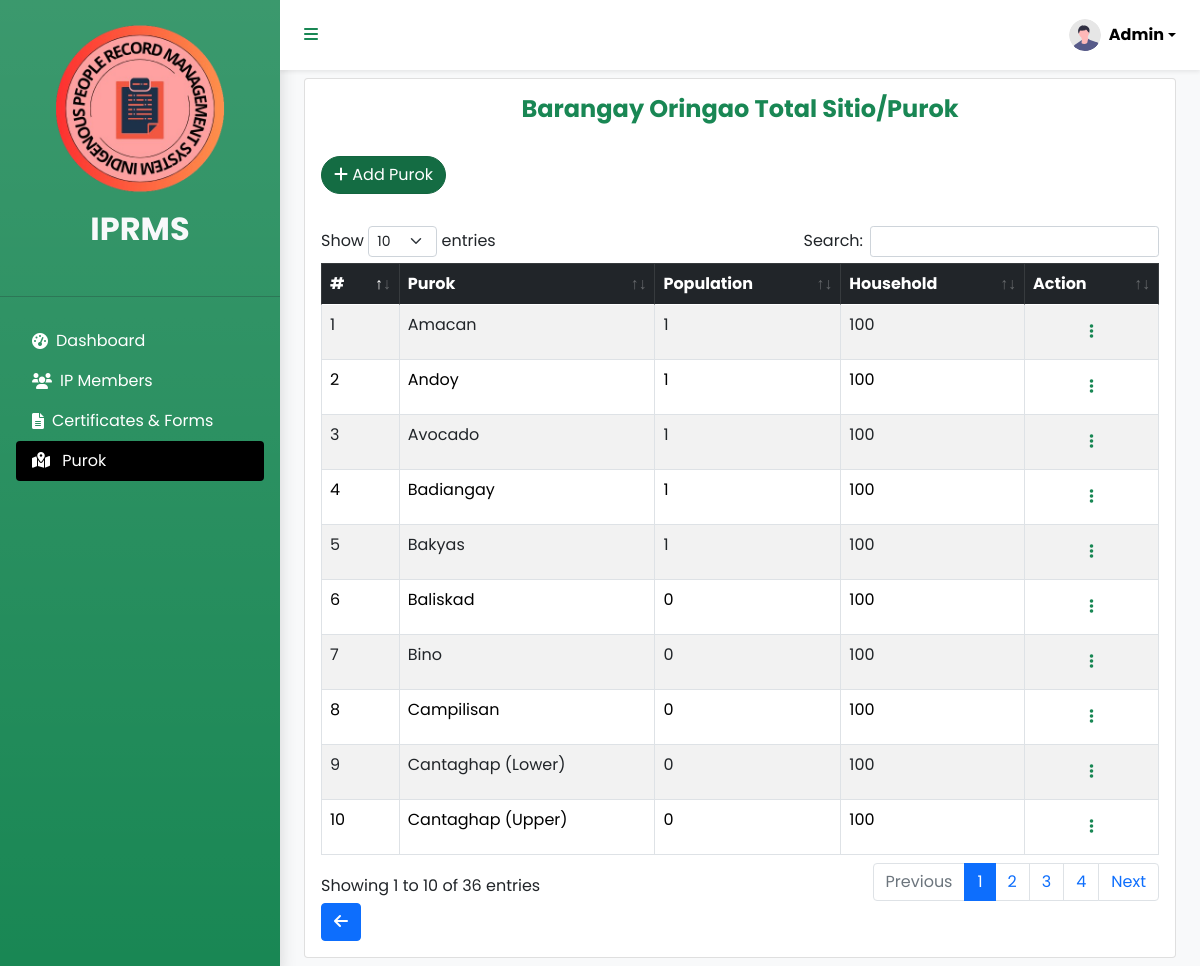
Page /purok.php (signed in) on the committed database.
### tables this page shows
CREATE TABLE `users` (
  `u_id` int(11) NOT NULL,
  `u_fname` varchar(255) NOT NULL,
  `u_lname` varchar(255) NOT NULL,
  `u_email` varchar(255) NOT NULL,
  `u_pass` varchar(255) NOT NULL
);

CREATE TABLE `purok` (
  `id` int(11) NOT NULL,
  `user_id` int(11) NOT NULL,
  `purok` varchar(255) NOT NULL,
  `household` varchar(255) NOT NULL
);

### purok.php (the view, shortened to what this page needs)
<!DOCTYPE html>
<html lang="en">
<head>
    <link rel="stylesheet" href="assets/css/bootstrap.min.css">
    <link rel="stylesheet" href="assets/css/datatables.min.css">
</head>
<body class="bg-light">
    <div class="d-flex vh-100">
        <?php include 'includes/sidebar.php'; ?>
        <div class="flex-grow-1 overflow-auto">
            <?php include 'includes/header.php'; ?>
            <div class="container mt-2">
                <?php include 'includes/sweetmessage.php'; ?>
                <div class="card w-100 my-2" style="width:100%;">
                    <div class="row justify-content-center">
                        <h4 class="my-3 text-center text-success"><strong>Barangay Oringao Total Sitio/Purok</strong>
                        </h4>
                        <div class="col-12">
                            <div class="d-flex justify-content-between ms-3 my-3">
                                <button type="button" class="btn btn-success active rounded-5" data-bs-toggle="modal"
                                    data-bs-target="#addPurok">
                                    <i class="fa fa-plus text-white"></i> Add Purok
                                </button>
                            </div>
                            <div class="card-body">
                                <table id="MyTable" class="table table-striped table-bordered w-100">
                                    <thead class="table-dark">
                                        <tr>
                                            <th>#</th>
                                            <th>Purok</th>
                                            <th>Population</th>
                                            <th>Household</th>
                                            <th>Action</th>
                                        </tr>
                                    </thead>
                                    <tbody>
                                        <?php
                        include 'includes/conn.php';
                        $userID = $_SESSION['u_id'];
                        $cnt = 1;
                        $select = $conn->prepare("
                            SELECT p.id, p.purok, p.household,
                                COALESCE(COUNT(ir.purok_id), 0) as total_records
                            FROM purok p
                            LEFT JOIN ip_records ir ON p.id = ir.purok_id
                            WHERE p.user_id = ?
                            GROUP BY p.id, p.purok, p.household
                            ORDER BY p.purok ASC
                        ");
                        $select->execute([$userID]);
                        foreach ($select as $data) {
                            ?>
                                        <tr>
                                            <td><?= $cnt++ ?></td>
                                            <td><?= $data['purok'] ?></td>
                                            <td><?= $data['total_records'] ?></td>
                                            <td><?= $data['household'] ?></td>
                                            <td class="text-center">
                                                <div class="dropdown">
                                                    <button class="btn text-success" type="button"
                                                        data-bs-toggle="dropdown" aria-expanded="false">
                                                        <i class="fa fa-ellipsis-vertical"></i>
                                                    </button>
                                                </div>
                                            </td>
                                        </tr>
                                        <?php include 'includes/purok_modals.php';
                        } ?>
                                    </tbody>
                                </table>
                                <a class="btn btn-primary" href='index.php'>
                                    <i class="fa-solid fa-arrow-left"></i>
                                </a>
                            </div>
                        </div>
                    </div>
                </div>
            </div>
        </div>
    </div>
</body>
</html>

### includes/sidebar.php (shortened to what this page needs)
<link href="assets/css/bootstrap.min.css" rel="stylesheet">
<div id="sidebar" class="d-flex flex-column flex-shrink-0 bg-success bg-gradient sidebar-expanded shadow"
    style="height: 100vh;">
    <div class="square-div p-4 text-center">
        <div class="d-flex justify-content-center align-items-center overflow-hidden">
            <img src="assets/images/logo.png" class="rounded-circle img-fluid" alt="">
        </div>
        <h3 class="text-center text-light mt-3 fs-2"><strong>IPRMS</strong></h3>
    </div>
    <hr class="mb-4">
    <div class="px-3">
        <ul class="nav nav-pills flex-column mb-auto">
            <li class="nav-item custom-menu">
                <a href="index.php" class="nav-link nav-link-custom btn btn-dark text-white d-flex align-items-center"
                    id="dashboard">
                    <i class="fas fa-tachometer-alt"></i>
                    <span class="flex-grow-1 ms-2 text-start">Dashboard</span>
                </a>
            </li>
            <li class="nav-item custom-menu">
                <a href="record.php?total"
                    class="nav-link nav-link-custom btn btn-dark text-white d-flex align-items-center" id="members">
                    <i class="fas fa-users"></i>
                    <span class="flex-grow-1 ms-2 text-start">IP Members</span>
                </a>
            </li>
            <li class="nav-item custom-menu">
                <a href="forms.php" class="nav-link nav-link-custom btn btn-dark text-white d-flex align-items-center"
                    id="forms">
                    <i class="fas fa-file-alt"></i>
                    <span class="flex-grow-1 ms-2 text-start">Certificates & Forms</span>
                </a>
            </li>
            <li class="nav-item has-submenu custom-menu">
                <a class="nav-link nav-link-custom text-decoration-none text-white" href="purok.php" id="purok">
                    <i class="fa-solid fa-map-location-dot"></i>
                    <span class="flex-grow-1 ms-2 text-start">Purok</span>
                </a>
            </li>
        </ul>
    </div>
</div>

### includes/header.php (shortened to what this page needs)
<link href='bootstrap/css/bootstrap.min.css' rel='stylesheet'>
<link rel="stylesheet" href="assets/css/all.min.css">
<link rel="stylesheet" href="https://cdnjs.cloudflare.com/ajax/libs/font-awesome/6.0.0-beta3/css/all.min.css">
<link href='/css/boxicons.min.css' rel='stylesheet'>
<?php
    include 'includes/conn.php';
    $userID = $_SESSION['u_id'];
    $select = $conn->prepare("SELECT * FROM users WHERE u_id = ?");
    $select->execute([$userID]);
    foreach ($select as $data) { ?>
<header class="d-flex justify-content-between align-items-center p-4 bg-white shadow-sm" style="height:70px;">
    <div class="text-lg font-semibold">
        <a class="mobile_btn text-success" id="mobile_btn"><strong><i class="fa-solid fa-bars"></i></strong></a>
    </div>
    <div class="dropdown">
        <a href="#" class="d-flex align-items-center text-black text-decoration-none dropdown-toggle"
            data-bs-toggle="dropdown" aria-expanded="false">
            <img src="assets/images/undraw_profile.svg" alt="" width="32" height="32" class="rounded-circle me-2">
            <strong>Admin</strong>
        </a>
    </div>
</header>
<?php } ?>

### includes/sweetmessage.php (shortened to what this page needs)
<link rel="stylesheet" href="assets/css/sweetalert2.min.css">

### includes/sidebar.php (style rules this page uses)
.sidebar-expanded { width: 280px !important; transition: width 0.3s; }
.sidebar-expanded .square-div img { width: 170px; height: 170px; border-radius: 50%; }
.nav-link-custom.active { background-color: black !important; color: white !important; }

### includes/header.php (style rules this page uses)
* { font-family: 'Poppins', sans-serif; }

### rows in the picture
purok: purok "Amacan", total_records "1", household "100"
purok: purok "Andoy", total_records "1", household "100"
purok: purok "Avocado", total_records "1", household "100"
purok: purok "Badiangay", total_records "1", household "100"
purok: purok "Bakyas", total_records "1", household "100"
purok: purok "Baliskad", total_records "0", household "100"
purok: purok "Bino", total_records "0", household "100"
purok: purok "Campilisan", total_records "0", household "100"
purok: purok "Cantaghap (Lower)", total_records "0", household "100"
purok: purok "Cantaghap (Upper)", total_records "0", household "100"
